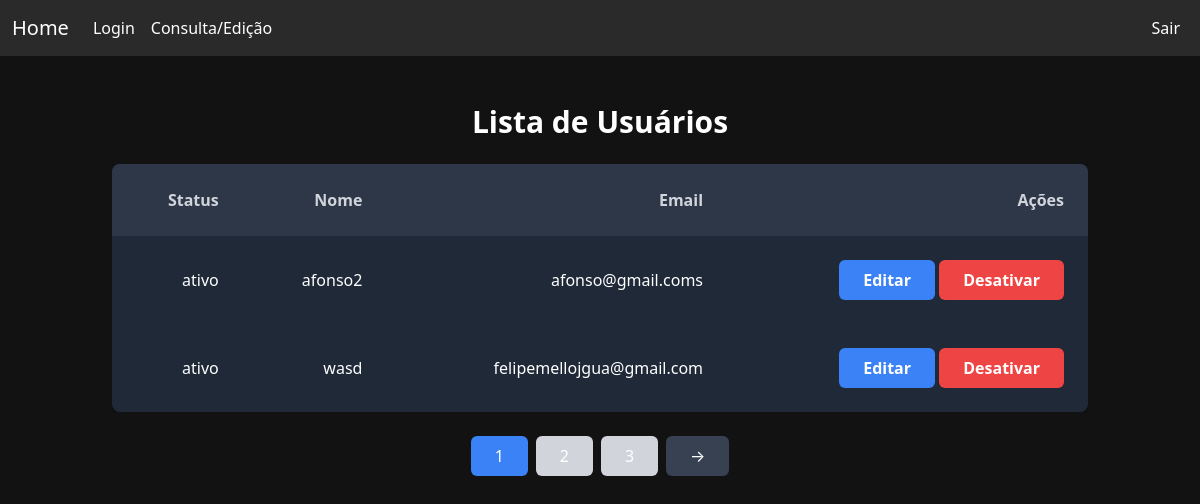
Screenshot of /users with the database file from the repository.
### main.py (models this page shows)
class User(db.Model):
    id = db.Column(db.Integer, primary_key=True)
    login = db.Column(db.String(150), unique=True, nullable=False)
    senha = db.Column(db.String(150), nullable=False)
    nome_real = db.Column(db.String(150), nullable=False)
    data_criacao = db.Column(db.DateTime, default=datetime.utcnow)
    status = db.Column(db.String(50), default='ativo')  # ativo ou bloqueado
    data_atualizacao = db.Column(db.DateTime, onupdate=datetime.utcnow)

### main.py (the view)
@app.route('/users')
def users():
    page = request.args.get('page', 1, type=int)
    users = User.query.paginate(page=page, per_page=2)
    return render_template('users.html', users=users)

### templates/users.html (shortened to what this page needs)
{% extends 'layout.html' %} {% block title %} Lista de Usuários {% endblock %}
{% block content %}
<link
  rel="stylesheet"
  href="https://cdnjs.cloudflare.com/ajax/libs/tailwindcss/2.2.19/tailwind.min.css"
/>
<div class="container mx-auto">
  <h1 class="text-3xl font-semibold mb-6 text-center">Lista de Usuários</h1>
  <div class="overflow-x-auto">
    <table class="min-w-full bg-gray-800 rounded-lg overflow-hidden shadow-lg">
      <thead>
        <tr class="table-header text-gray-300">
          <th class="p-4 text-right">Status</th>
          <th class="p-4 text-right">Nome</th>
          <th class="p-4 text-right">Email</th>
          <th class="p-4 text-right">Ações</th>
        </tr>
      </thead>
      <tbody>
        {% for user in users.items %}
        <tr class="hover:bg-gray-700 transition-colors">
          <td class="p-4 text-right">{{ user.status }}</td>
          <td class="p-4 text-right">{{ user.nome_real }}</td>
          <td class="p-4 text-right">{{ user.login }}</td>
          <td class="p-4 text-right">
            <button
              class="bg-blue-500 hover:bg-blue-700 text-white font-bold py-2 px-4 rounded"
              onclick="openEditModal({{ user.id }}, '{{ user.nome_real }}', '{{ user.login }}')"
            >
              Editar
            </button>
            <button
              class="{% if user.status == 'ativo' %}bg-red-500 hover:bg-red-700{% else %}bg-green-500 hover:bg-green-700{% endif %} text-white font-bold py-2 px-4 rounded"
              onclick="{% if user.status == 'bloqueado' %}activeUser({{ user.id }}){% else %}deactivateUser({{ user.id }}){% endif %}"
            >
              {{ 'Desativar' if user.status == 'ativo' else 'Ativar' }}
            </button>
          </td>
        </tr>
        {% endfor %}
      </tbody>
    </table>
  </div>
  <div class="flex justify-center mt-4">
     {% for page_num in users.iter_pages() %} {% if page_num %}
    <a
      href="{{ url_for('users', page=page_num) }}"
      class="px-4 py-2 mx-1 {% if page_num == users.page %}bg-blue-500 text-white{% else %}bg-gray-300{% endif %} rounded"
      >{{ page_num }}</a
    >
    {% else %}
    <span class="px-4 py-2 mx-1">...</span>
    {% endif %} {% endfor %} {% if users.has_next %}
    <a
      href="{{ url_for('users', page=users.next_num) }}"
      class="px-4 py-2 mx-1 bg-gray-700 text-white rounded"
      >&rarr;</a
    >
    {% endif %}
  </div>
</div>
{% endblock %}

### templates/layout.html (style rules this page uses)
body { margin: 0; padding: 0; background-color: #121212; font-family: Arial, sans-serif; color: white; }

### templates/users.html (style rules this page uses)
.table-header { background-color: #2d3748; }

### rows the page displays
User: status "ativo", nome_real "afonso2", login "afonso@gmail.coms", status "Desativar"
User: status "ativo", nome_real "wasd", login "felipemellojgua@gmail.com", status "Desativar"

### other values shown
{{ page_num }} "1" "2" "3"
